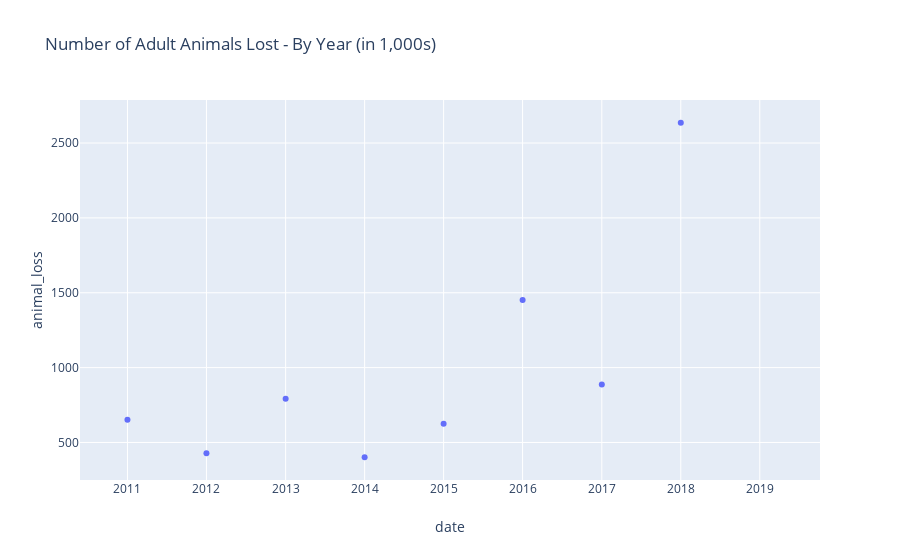

The notebook cell this image was saved under:
### Markdown cell above
Let's visualize the data to better understand the trends.

### Code cell
px.scatter(df, x='date', y='animal_loss', title='Number of Adult Animals Lost - By Year (in 1,000s)')

### Figure 1 — Plotly figure (JSON) as saved in the notebook; plotly's stock layout.template omitted (floating-point values rounded to 4 significant figures)
{"data": [{"hovertemplate": "date=%{x}<br>animal_loss=%{y}<extra></extra>", "legendgroup": "", "marker": {"color": "#636efa", "symbol": "circle"}, "mode": "markers", "name": "", "showlegend": false, "type": "scatter", "uid": "6f76efc5-4221-4aa6-ae53-6267212eae73", "x": ["2010-12-01", "2011-01-01", "2011-02-01", "2011-03-01", "2011-04-01", "2011-05-01", "2011-06-01", "2011-07-01", "2011-08-01", "2011-09-01", "2011-10-01", "2011-11-01", "2011-12-01", "2012-01-01", "2012-02-01", "2012-03-01", "2012-04-01", "2012-05-01", "2012-06-01", "2012-07-01", "2012-08-01", "2012-09-01", "2012-10-01", "2012-11-01", "2012-12-01", "2013-01-01", "2013-02-01", "2013-03-01", "2013-04-01", "2013-05-01", "2013-06-01", "2013-07-01", "2013-08-01", "2013-09-01", "2013-10-01", "2013-11-01", "2013-12-01", "2014-01-01", "2014-02-01", "2014-03-01", "2014-04-01", "2014-05-01", "2014-06-01", "2014-07-01", "2014-08-01", "2014-09-01", "2014-10-01", "2014-11-01", "2014-12-01", "2015-01-01", "2015-02-01", "2015-03-01", "2015-04-01", "2015-05-01", "2015-06-01", "2015-07-01", "2015-08-01", "2015-09-01", "2015-10-01", "2015-11-01", "2015-12-01", "2016-01-01", "2016-02-01", "2016-03-01", "2016-04-01", "2016-05-01", "2016-06-01", "2016-07-01", "2016-08-01", "2016-09-01", "2016-10-01", "2016-11-01", "2016-12-01", "2017-01-01", "2017-02-01", "2017-03-01", "2017-04-01", "2017-05-01", "2017-06-01", "2017-07-01", "2017-08-01", "2017-09-01", "2017-10-01", "2017-11-01", "2017-12-01", "2018-01-01", "2018-02-01", "2018-03-01", "2018-04-01", "2018-05-01", "2018-06-01", "2018-07-01", "2018-08-01", "2018-09-01", "2018-10-01", "2018-11-01", "2018-12-01", "2019-01-01", "2019-02-01", "2019-03-01", "2019-04-01"], "xaxis": "x", "y": [null, 651.3, null, null, null, null, null, null, null, null, null, null, null, 428.9, null, null, null, null, null, null, null, null, null, null, null, 792.6, null, null, null, null, null, null, null, null, null, null, null, 401.4, null, null, null, null, null, null, null, null, null, null, null, 625.6, null, null, null, null, null, null, null, null, null, null, null, 1452.0, null, null, null, null, null, null, null, null, null, null, null, 888.0, null, null, null, null, null, null, null, null, null, null, null, 2635.0, null, null, null, null, null, null, null, null, null, null, null, null, null, null, null], "yaxis": "y"}], "layout": {"autosize": true, "grid": {"xaxes": ["x"], "xgap": 0.1, "xside": "bottom", "yaxes": ["y"], "ygap": 0.1, "yside": "left"}, "legend": {"tracegroupgap": 0}, "title": {"text": "Number of Adult Animals Lost - By Year (in 1,000s)"}, "xaxis": {"autorange": true, "range": ["2010-05-28 18:40:15.5971", "2019-10-04 05:19:44.4029"], "title": {"text": "date"}, "type": "date"}, "yaxis": {"autorange": true, "range": [254.1, 2783.0], "title": {"text": "animal_loss"}, "type": "linear"}}}
